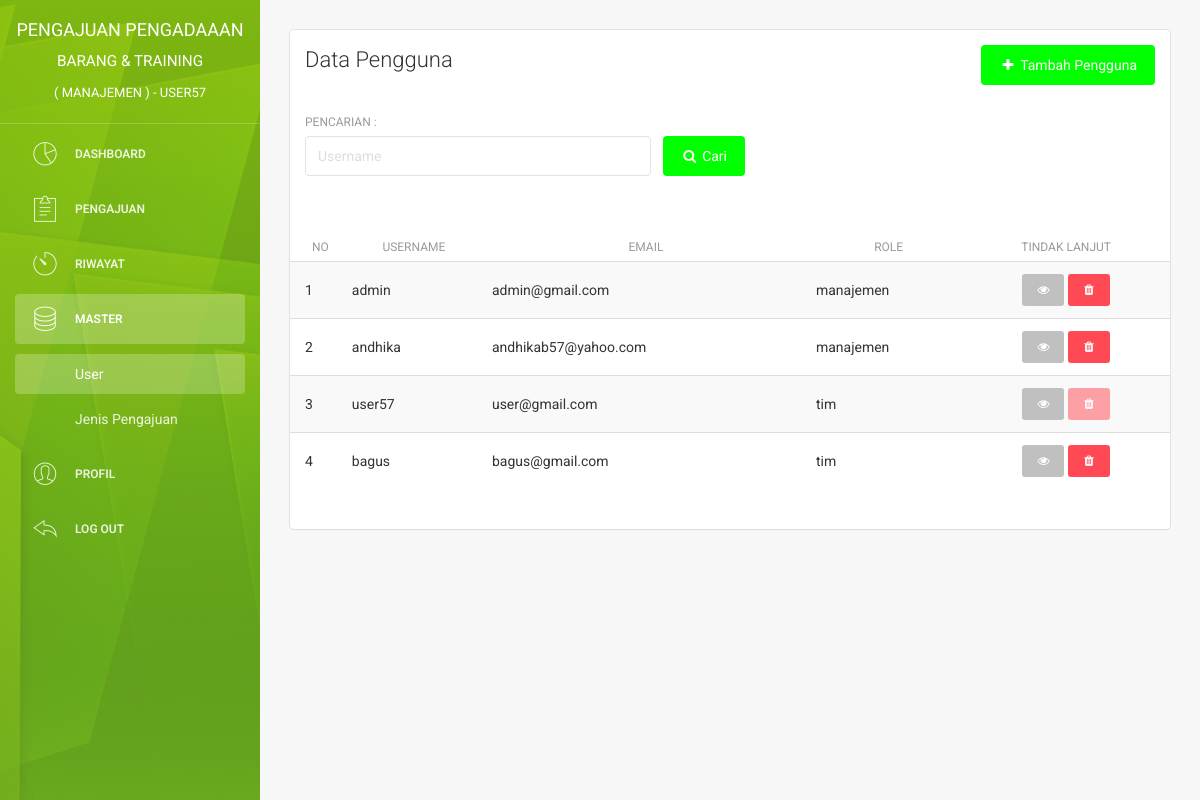
The app's page /admin/user.php (signed in) with its own data.
### tables this page shows
CREATE TABLE `user` (
  `id_user` int(11) NOT NULL,
  `username` varchar(225) NOT NULL,
  `email` varchar(225) NOT NULL,
  `password` varchar(225) NOT NULL,
  `nama_depan` varchar(225) NOT NULL,
  `nama_belakang` varchar(225) NOT NULL,
  `jk` enum('laki-laki','perempuan') NOT NULL,
  `no_hp` varchar(50) NOT NULL,
  `alamat` text NOT NULL,
  `role` enum('manajemen','tim') NOT NULL,
  `pembuatan_akun` date NOT NULL,
  `update_akun` date NOT NULL
);

### admin/user.php (the view, shortened to what this page needs)
<?php
    include '../system/koneksi.php';
?>
<!doctype html>
<html lang="en">
<head>
    <link href="../assets/css/bootstrap.min.css" rel="stylesheet" />
    <link href="../assets/css/animate.min.css" rel="stylesheet"/>
    <link href="../assets/css/light-bootstrap-dashboard.css" rel="stylesheet"/>
    <link href="../assets/css/demo.css" rel="stylesheet" />
    <link href="http://maxcdn.bootstrapcdn.com/font-awesome/4.2.0/css/font-awesome.min.css" rel="stylesheet">
    <link href="../assets/css/pe-icon-7-stroke.css" rel="stylesheet" />
    <link rel="stylesheet" href="../assets/dist/sweetalert.css">
</head>
<body>
<div class="wrapper">
    <div class="sidebar" data-color="green" data-image="../assets/img/1.jpg">
    	<div class="sidebar-wrapper">
            <div class="logo">
                <a href="index" class="simple-text">
<?php
 $query_login = "SELECT * FROM user WHERE email ='$_SESSION[email]'";
    $result_login = mysqli_query($con, $query_login);
    $data_login = mysqli_fetch_assoc($result_login);
    $username = $data_login["username"];
?>
                    Pengajuan Pengadaaan <small>Barang & Training <br> <small>( Manajemen ) - <?php echo $username ?></small></small>
                </a>
            </div>
            <ul class="nav">
                <li>
                    <a href="index">
                        <i class="pe pe-7s-graph"></i>
                        <p>Dashboard</p>
                    </a>
                </li>
                <li>
                    <a href="pengajuan">
                        <i class="pe pe-7s-note2"></i>
                        <p>Pengajuan</p>
                    </a>
                </li>
                <li>
                    <a href="riwayat">
                        <i class="pe pe-7s-timer"></i>
                        <p>Riwayat</p>
                    </a>
                </li>
                <li class="active">
                    <a data-toggle="collapse" href="#componentsExamples" aria-expanded="true">
                        <i class="pe-7s-server"></i>
                        <p>Master</p>
                    </a>
                    <div class="collapse in" id="componentsExamples">
                        <ul class="nav">
                            <li class="active"><a href="user">User</a></li>
                            <li><a href="jenis_pengajuan">Jenis Pengajuan</a></li>
                        </ul>
                    </div>
                </li>
                <li>
                    <a href="profil">
                        <i class="pe pe-7s-user"></i>
                        <p>Profil</p>
                    </a>
                </li>
                <li>
                    <a href="#" onclick = "logout()">
                        <i class="pe pe-7s-back"></i>
                        <p>Log out</p>
                    </a>
                </li>
            </ul>
    	</div>
    </div>
    <div class="main-panel">
        <div class="content">
            <div class="container-fluid">
                <div class="row">
                    <div class="col-md-12">
                        <div class="card">
                            <div class="header">
                                <div class="row">
                                    <div class="col-md-6">
                                        <h4 class="title">Data Pengguna</h4>
                                    </div>
                                    <div class="col-md-6" align="right">
                                        <a href="tambah_user">
                                            <button type="button" class="btn btn-primary btn-fill">
                                                <i class="fa fa-plus"></i> Tambah Pengguna
                                            </button>
                                        </a>
                                    </div>
                                </div>
                                <br>
                                <form id="form_pencarian"  action="?" method="get">
                                    <div class="row">
                                        <div class="col-md-5">
                                            <div class="form-group">
                                                <label>Pencarian : </label>
<?php
        if (isset($_GET['cari'])) {
            $username = ($_GET["cari"]);
?>
                <input type="text" name="cari" id="cari" class="form-control" placeholder="Username" value="<?php echo $username ?>">
<?php
        }
        else {
?>
                <input type="text" name="cari" id="cari" class="form-control" placeholder="Username">
<?php
        }
?>
                                            </div>
                                        </div>
                                        <div class="col-md-1">
                                            <button type="submit" rel="tooltip" class="btn btn-primary btn-fill">
                                                <i class="fa fa-search"></i> Cari
                                            </button>
                                        </div>
                                    </div>
                                </form>
                            </div>
                            <div class="content table-responsive table-full-width">
<?php
        if (isset($_GET['cari'])) {
            $username = ($_GET["cari"]);
                $query = "SELECT * FROM user WHERE username like '%$username%' ORDER BY role" ;
        }
        else {
                $query = "SELECT * FROM user ORDER BY role" ;
        }
            $result = mysqli_query($con, $query);
            if($result->num_rows == 0){
                                    echo '<div class="content table-responsive table-full-width">
                                        <table class="table table-hover table-striped">
                                            <thead>
                                                <th>No</th>
                                                <th>Username</th>
                                                <th>Email</th>
                                                <th>Role</th>
                                                <th>Tindak Lanjut</th>
                                            </thead>
                                            <tbody>
                                                <tr>
                                                    <td colspan="8" align="center">
                                                        Anda tidak memiliki pengajuan
                                                        <br>
                                                        <a href="user">
                                                            <button type="button" class="btn btn-primary btn-fill btn-sm">
                                                                <i class="fa fa-refresh"></i> Refresh data
                                                            </button>
                                                        </a>
                                                    </td>
                                                </tr>
                                            </tbody>
                                        </table>
                                    </div>';
            }
            else {
                                    echo '<div class="content table-responsive table-full-width">
                                        <table class="table table-hover table-striped table-paginate">
                                            <thead>
                                                <th>No</th>
                                                <th>Username</th>
                                                <th>Email</th>
                                                <th>Role</th>
                                                <th>Tindak Lanjut</th>
                                            </thead>
                                            <tbody>';
                    $query_tim = "SELECT * FROM user WHERE ROLE = 'tim'" ;
                    $result_tim = mysqli_query($con, $query_tim);
                    $no = 1;
                while($data = mysqli_fetch_assoc($result)){
                                                echo '<tr>
                                                <td>'.$no.'</td>
                                                <td>'.$data['username'].'</td>
                                                <td>'.$data['email'].'</td>
                                                <td>'.$data['role'].'</td>
                                                <td align="center">
                                                    <a href="detail_user?id='.$data['id_user'].'">
                                                        <button type="button" class="btn btn-info btn-fill btn-sm">
                                                            <i class="fa fa-eye"></i>
                                                        </button>
                                                    </a>';
                    if( $data['email'] == $_SESSION['email'] ){
                                                    echo '<button  type="button" rel="tooltip" class="btn btn-danger btn-fill btn-sm" disabled>
                                                        <i class="fa fa-trash"></i>
                                                    </button>';
                    }
                    else{
                        if ($result_tim->num_rows == 1){
                                                    echo' <button type="button" rel="tooltip" class="btn btn-danger btn-fill btn-sm" disabled>
                                                        <i class="fa fa-trash"></i>
                                                    </button>';
                        }else{
                                                    echo' <button onclick="hapususer('.$data['id_user'].')"  type="button" rel="tooltip" class="btn btn-danger btn-fill btn-sm">
                                                        <i class="fa fa-trash"></i>
                                                    </button>
                                                </td>
                                            </tr>';
                        }
                    }
                                        $no++;
                    }
                                            echo'</tbody>
                                        </table>
                                    </div>';
                }
            ?>
                            </div>
                        </div>
                    </div>
                </div>
            </div>
        </div>
    </div>
</div>
</body>
</html>

### records on screen
user: username "USER57", username "user57", email "user@gmail.com", role "tim"
user: username "admin", email "admin@gmail.com", role "manajemen"
user: username "andhika", email "andhikab57@yahoo.com", role "manajemen"
user: username "bagus", email "bagus@gmail.com", role "tim"
